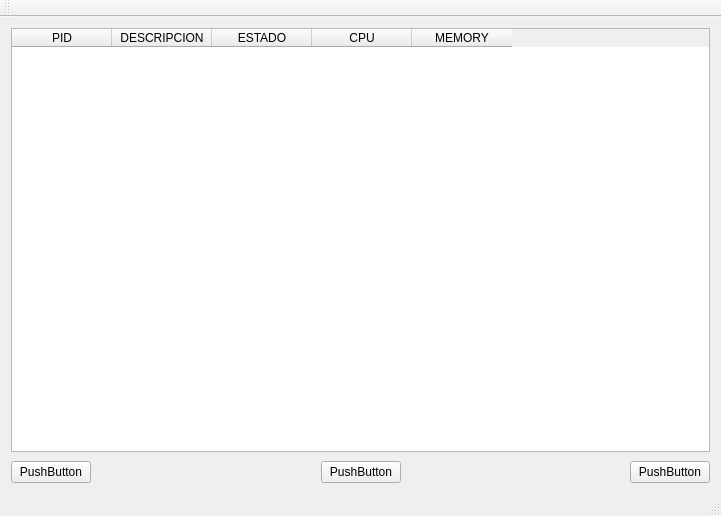
<?xml version="1.0" encoding="UTF-8"?>
<ui version="4.0">
 <class>MainWindow</class>
 <widget class="QMainWindow" name="MainWindow">
  <property name="geometry">
   <rect>
    <x>0</x>
    <y>0</y>
    <width>721</width>
    <height>516</height>
   </rect>
  </property>
  <property name="windowTitle">
   <string>MainWindow</string>
  </property>
  <widget class="QWidget" name="centralWidget">
   <layout class="QHBoxLayout" name="horizontalLayout_2">
    <item>
     <layout class="QVBoxLayout" name="verticalLayout">
      <property name="sizeConstraint">
       <enum>QLayout::SetMaximumSize</enum>
      </property>
      <item>
       <widget class="QTableWidget" name="task_table">
        <column>
         <property name="text">
          <string>PID</string>
         </property>
        </column>
        <column>
         <property name="text">
          <string>DESCRIPCION</string>
         </property>
        </column>
        <column>
         <property name="text">
          <string>ESTADO</string>
         </property>
        </column>
        <column>
         <property name="text">
          <string>CPU</string>
         </property>
        </column>
        <column>
         <property name="text">
          <string>MEMORY</string>
         </property>
        </column>
       </widget>
      </item>
      <item>
       <layout class="QHBoxLayout" name="horizontalLayout">
        <property name="spacing">
         <number>0</number>
        </property>
        <property name="sizeConstraint">
         <enum>QLayout::SetMaximumSize</enum>
        </property>
        <property name="topMargin">
         <number>3</number>
        </property>
        <item>
         <widget class="QPushButton" name="pushButton_2">
          <property name="enabled">
           <bool>true</bool>
          </property>
          <property name="text">
           <string>PushButton</string>
          </property>
          <property name="checkable">
           <bool>false</bool>
          </property>
         </widget>
        </item>
        <item>
         <spacer name="horizontalSpacer">
          <property name="orientation">
           <enum>Qt::Horizontal</enum>
          </property>
          <property name="sizeHint" stdset="0">
           <size>
            <width>20</width>
            <height>20</height>
           </size>
          </property>
         </spacer>
        </item>
        <item>
         <widget class="QPushButton" name="pushButton_3">
          <property name="text">
           <string>PushButton</string>
          </property>
         </widget>
        </item>
        <item>
         <spacer name="horizontalSpacer_2">
          <property name="orientation">
           <enum>Qt::Horizontal</enum>
          </property>
          <property name="sizeHint" stdset="0">
           <size>
            <width>20</width>
            <height>20</height>
           </size>
          </property>
         </spacer>
        </item>
        <item>
         <widget class="QPushButton" name="pushButton">
          <property name="text">
           <string>PushButton</string>
          </property>
         </widget>
        </item>
       </layout>
      </item>
     </layout>
    </item>
   </layout>
  </widget>
  <widget class="QMenuBar" name="menuBar">
   <property name="geometry">
    <rect>
     <x>0</x>
     <y>0</y>
     <width>721</width>
     <height>22</height>
    </rect>
   </property>
  </widget>
  <widget class="QStatusBar" name="statusBar"/>
  <widget class="QToolBar" name="mainToolBar">
   <attribute name="toolBarArea">
    <enum>TopToolBarArea</enum>
   </attribute>
   <attribute name="toolBarBreak">
    <bool>false</bool>
   </attribute>
  </widget>
 </widget>
 <layoutdefault spacing="6" margin="11"/>
 <resources/>
 <connections/>
</ui>
